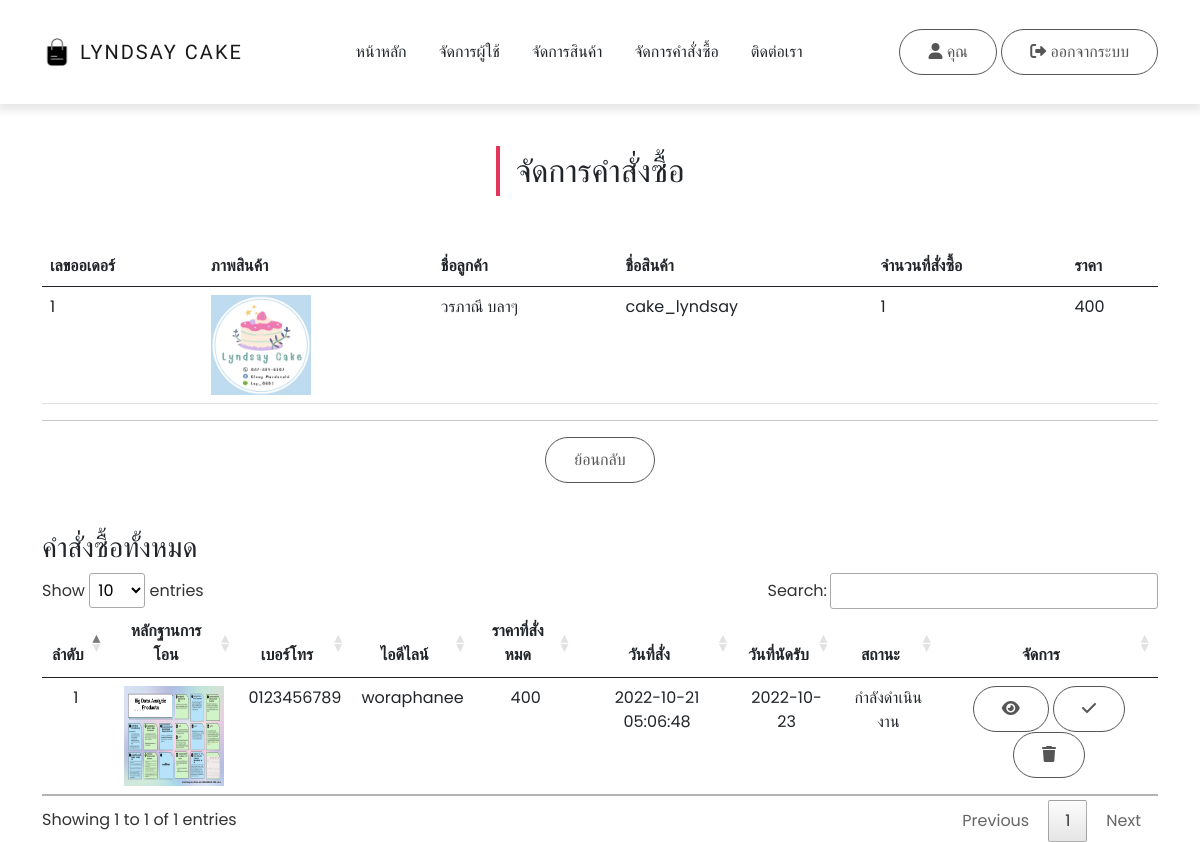
/admin/orderController.php?detail_order=1, run on the app's committed database.
### tables this page shows
CREATE TABLE `order_detail` (
  `d_id` int(10) NOT NULL,
  `o_id` int(11) NOT NULL,
  `product_id` int(11) NOT NULL,
  `d_qty` int(11) NOT NULL,
  `d_subtotal` float NOT NULL,
  `d_text` text NOT NULL
);

CREATE TABLE `products` (
  `product_id` int(11) NOT NULL,
  `product_name` varchar(255) NOT NULL,
  `product_detail` text NOT NULL,
  `product_price` int(11) NOT NULL,
  `product_image` text NOT NULL,
  `cate_id` int(11) NOT NULL
);

CREATE TABLE `order_head` (
  `o_id` int(10) NOT NULL,
  `o_dttm` datetime NOT NULL,
  `o_name` varchar(255) NOT NULL,
  `o_email` varchar(255) NOT NULL,
  `o_phone` varchar(10) NOT NULL,
  `o_lineid` varchar(255) NOT NULL,
  `o_datemeet` varchar(255) NOT NULL,
  `o_prove` text NOT NULL,
  `o_status` int(11) NOT NULL,
  `o_qty` int(11) NOT NULL,
  `o_total` float NOT NULL,
  `user_id` int(11) NOT NULL
);

### admin/orderController.php (the view, shortened to what this page needs)
<?php
include_once('../system/config.php');
?>
<!DOCTYPE html>
<html lang="en">
<head>
  <link rel="stylesheet" href="../css/bootstrap.min.css">
  <link rel="stylesheet" href="../css/all.min.css">
  <link rel="stylesheet" href="../css/fontawesome.min.css">
  <link rel="stylesheet" href="../css/jquery.dataTables.min.css">
  <link rel="stylesheet" href="../css/main.css">
</head>
<body>
  <?php include('includes/navbar.inc.php'); ?>
  <section id="section" class="py-5">
    <div class="container">
      <div class="title text-center">
        <h2 class="position-relative d-inline-block">จัดการคำสั่งซื้อ</h2>
      </div>
    </div>
  </section>
  <?php
  if(isset($_GET['detail_order'])) {
    $detail_order_id = $_GET['detail_order'];
  ?>
  <div class="container">
    <table class="table">
      <thead>
        <tr>
          <th>เลขออเดอร์</th>
          <th>ภาพสินค้า</th>
          <th>ชื่อลูกค้า</th>
          <th>ชื่อสินค้า</th>
          <th>จำนวนที่สั่งซื้อ</th>
          <th>ราคา</th>
        </tr>
      </thead>
      <tbody>
        <?php
          $list_order_detail_sql = "SELECT * FROM order_head INNER JOIN order_detail ON order_head.o_id = order_detail.o_id INNER JOIN products ON order_detail.product_id = products.product_id WHERE order_head.o_id = $detail_order_id";
          $list_order_detail_query = mysqli_query($conn, $list_order_detail_sql);
          while($list_order_detail_row = mysqli_fetch_array($list_order_detail_query)) {
        ?>
        <tr>
          <td><?= $list_order_detail_row['o_id']; ?></td>
          <td><img src="../img/products/<?= $list_order_detail_row['product_image']; ?>" width="100" height="100" alt=""></td>
          <td><?= $list_order_detail_row['o_name']; ?></td>
          <td><?= $list_order_detail_row['product_name']; ?></td>
          <td><?= $list_order_detail_row['d_qty']; ?></td>
          <td><?= number_format($list_order_detail_row['d_subtotal']); ?></td>
        </tr>
        <?php } ?>
      </tbody>
    </table>
    <hr>
    <div class="text-center">
      <a href="orderController.php" class="btn btn-primary mb-5">ย้อนกลับ</a>
    </div>
  </div>
  <?php } ?>
  <div class="container">
    <h3>คำสั่งซื้อทั้งหมด</h3>
    <table class="table table-hover" id="myTable">
      <thead>
        <tr>
          <th class="text-center">ลำดับ</th>
          <th class="text-center">หลักฐานการโอน</th>
          <th class="text-center">เบอร์โทร</th>
          <th class="text-center">ไอดีไลน์</th>
          <th class="text-center">ราคาที่สั่งหมด</th>
          <th class="text-center">วันที่สั่ง</th>
          <th class="text-center">วันที่นัดรับ</th>
          <th class="text-center">สถานะ</th>
          <th class="text-center">จัดการ</th>
        </tr>
      </thead>
      <tbody>
        <?php
        $sql = "SELECT * FROM `order_head` ORDER BY `o_id` DESC";
        $query = mysqli_query($conn, $sql);
        while($row = mysqli_fetch_array($query)) {
        ?>
        <tr class="text-center">
          <td><?= $row['o_id']; ?></td>
          <td><a href="../img/products/<?= $row['o_prove']; ?>" target="_blank"><img src="../img/products/<?= $row['o_prove']; ?>" width="100" height="100" alt=""></a></td>
          <td><?= $row['o_phone']; ?></td>
          <td><?= $row['o_lineid']; ?></td>
          <td><?= number_format($row['o_total']); ?></td>
          <td><?= $row['o_dttm']; ?></td>
          <td><?= $row['o_datemeet']; ?></td>
          <td>
            <?php
            if($row['o_status'] == 1) {
              echo "เสร็จสิ้นแล้ว";
            } else {
              echo "กำลังดำเนินงาน";
            }
            ?>
          </td>
          <td>
            <a href="orderController.php?detail_order=<?= $row['o_id']; ?>" class="btn btn-primary"><i class="fa-solid fa-eye"></i></a>
            <?php
            if($row['o_status'] == 1) {
            ?>
              <a href="orderController.php?order_id_2=<?= $row['o_id']; ?>" class="btn btn-primary" onclick="return confirm('แน่ใจใช่แล้วหรือไม่? จะกลับไปสถานะเดิม')"><i class="fa-solid fa-xmark"></i></a>
            <?php } else {
             ?>
              <a href="orderController.php?order_id=<?= $row['o_id']; ?>" class="btn btn-primary" onclick="return confirm('แน่ใจใช่แล้วหรือไม่? ที่จะยืนยันที่เปลี่ยนสถานะ')"><i class="fa-solid fa-check"></i></a>
            <?php } ?>
            <a href="orderController.php?delete=<?= $row['o_id']; ?>" class="btn btn-primary" onclick="return confirm('แน่ใจใช่แล้วหรือไม่? ที่จะลบออเดอร์นี้ทิ้ง')"><i class="fa-solid fa-trash"></i></a>
          </td>
        </tr>
        <?php } ?>
      </tbody>
    </table>
  </div>
</body>
</html>

### css/main.css (style rules this page uses)
:root { --lg-font: 'Kaisei Tokumin', serif; --sm-font: 'Poppins', sans-serif; --pink: #e5345b; }
body { font-family: var(--sm-font); }
.btn:not(.nav-btns button) { background-color: #fff; color: rgb(85, 85, 85); padding: 10px 28px; border-radius: 25px; border: 1px solid rgb(85, 85, 85); }
.title h2::before { position: absolute; content: ""; width: 4px; height: 50px; background-color: var(--pink); left: -20px; top: 50%; -webkit-transform: translateY(-50%); -ms-transform: translateY(-50%); transform: translateY(-50%); }

### data on the page
order_detail: o "1", product.product_image (picture), o.o_name "วรภาณี บลาๆ", product.product_name "cake_lyndsay", d_qty "1", d_subtotal "400"
order_head: o_id "1", o_prove (picture), o_phone "0123456789", o_lineid "woraphanee", o_total "400", o_dttm "2022-10-21 05:06:48", o_datemeet "2022-10-23", o_status "กำลังดำเนินงาน"
